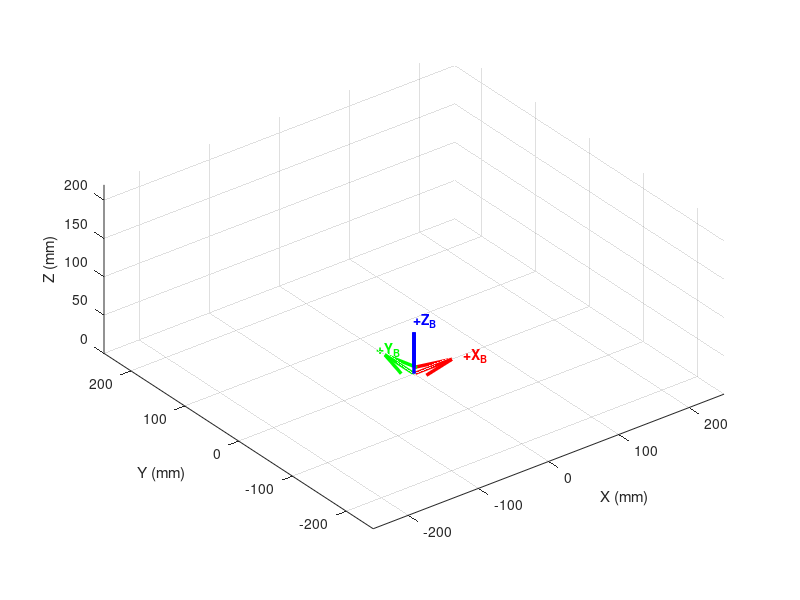

This chart was generated by the following MATLAB code: (Note: this script raises an error after producing the figure.)
%% 3. 坐标系与机构朝向动画显示
figure('Color', 'w', 'Name', 'Stewart 平台坐标系朝向动画');
hold on; grid on; axis equal;
view(3); % 三维视角
xlabel('X (mm)'); ylabel('Y (mm)'); zlabel('Z (mm)');
xlim([-250 250]); ylim([-250 250]); zlim([0 220]);

% --- A. 绘制静平台(基座)坐标轴 ---
% 红色=X轴, 绿色=Y轴, 蓝色=Z轴
quiver3(0,0,0, 60,0,0, 'r', 'LineWidth', 2.5, 'MaxHeadSize', 0.5); text(70,0,0, '+X_B', 'Color', 'r', 'FontWeight', 'bold');
quiver3(0,0,0, 0,60,0, 'g', 'LineWidth', 2.5, 'MaxHeadSize', 0.5); text(0,70,0, '+Y_B', 'Color', 'g', 'FontWeight', 'bold');
quiver3(0,0,0, 0,0,60, 'b', 'LineWidth', 2.5, 'MaxHeadSize', 0.5); text(0,0,70, '+Z_B', 'Color', 'b', 'FontWeight', 'bold');

% 绘制静平台铰链圆环及球铰点 (蓝色)
plot3([B(1,:) B(1,1)], [B(2,:) B(2,1)], [B(3,:) B(3,1)], 'b--', 'LineWidth', 1);
scatter3(B(1,:), B(2,:), B(3,:), 50, 'b', 'filled');
for i = 1:6
    text(B(1,i), B(2,i), B(3,i)-10, ['B' num2str(i)], 'Color', 'b');
end

% --- B. 计算并绘制动平台 ---
[~, T] = calc_IK(target_pos, target_rpy, P_local, B);

% 绘制动平台铰链圆环及球铰点 (品红色)
plot3([T(1,:) T(1,1)], [T(2,:) T(2,1)], [T(3,:) T(3,1)], 'm-', 'LineWidth', 1.5);
scatter3(T(1,:), T(2,:), T(3,:), 50, 'm', 'filled');
for i = 1:6
    text(T(1,i), T(2,i), T(3,i)+10, ['P' num2str(i)], 'Color', 'm');
end

% --- C. 绘制动平台随动坐标轴 ---
R = eul2rot(target_rpy);
% 动平台中心点
ox = target_pos(1); oy = target_pos(2); oz = target_pos(3); 
quiver3(ox, oy, oz, R(1,1)*50, R(2,1)*50, R(3,1)*50, 'r', 'LineWidth', 2.5); text(ox+R(1,1)*60, oy+R(2,1)*60, oz+R(3,1)*60, '+X_P', 'Color', 'r');
quiver3(ox, oy, oz, R(1,2)*50, R(2,2)*50, R(3,2)*50, 'g', 'LineWidth', 2.5); text(ox+R(1,2)*60, oy+R(2,2)*60, oz+R(3,2)*60, '+Y_P', 'Color', 'g');
quiver3(ox, oy, oz, R(1,3)*50, R(2,3)*50, R(3,3)*50, 'b', 'LineWidth', 2.5); text(ox+R(1,3)*60, oy+R(2,3)*60, oz+R(3,3)*60, '+Z_P', 'Color', 'b');

% --- D. 绘制 6 根驱动连杆 ---
h_legs = zeros(1, 6);
for i = 1:6
    h_legs(i) = plot3([B(1,i) T(1,i)], [B(2,i) T(2,i)], [B(3,i) T(3,i)], 'k', 'LineWidth', 2);
end

% --- E. 循环旋转视角动画 ---
title('Stewart 平台空间方位 (360° 旋转观察中...)');
for az = 0:2:360
    view(az, 25); % 改变水平视角，仰角固定为 25 度
    drawnow;
    pause(0.02);  % 控制动画帧率
end
title('动画播放完毕（可手动旋转图窗观察）');
